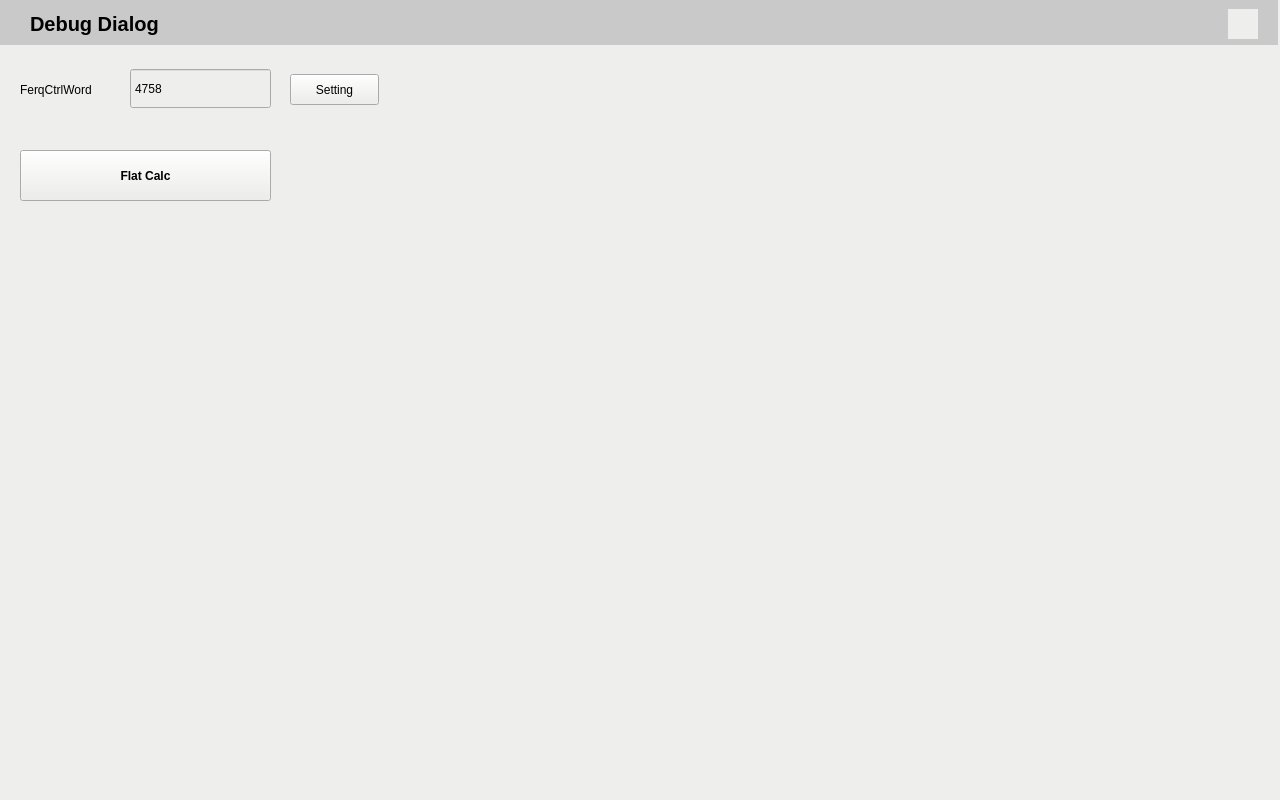
<?xml version="1.0" encoding="UTF-8"?>
<ui version="4.0">
 <class>debugdia</class>
 <widget class="QDialog" name="debugdia">
  <property name="geometry">
   <rect>
    <x>0</x>
    <y>0</y>
    <width>1280</width>
    <height>800</height>
   </rect>
  </property>
  <property name="cursor">
   <cursorShape>ArrowCursor</cursorShape>
  </property>
  <property name="windowTitle">
   <string>Dialog</string>
  </property>
  <property name="styleSheet">
   <string notr="true">background-color: rgba(238, 238, 236,1);</string>
  </property>
  <widget class="QLabel" name="label_2">
   <property name="geometry">
    <rect>
     <x>0</x>
     <y>0</y>
     <width>1278</width>
     <height>45</height>
    </rect>
   </property>
   <property name="styleSheet">
    <string notr="true">background-color: rgba(201, 201, 201,1);</string>
   </property>
   <property name="text">
    <string/>
   </property>
  </widget>
  <widget class="QPushButton" name="pushButton_15">
   <property name="geometry">
    <rect>
     <x>1228</x>
     <y>9</y>
     <width>30</width>
     <height>30</height>
    </rect>
   </property>
   <property name="styleSheet">
    <string notr="true">QPushButton
{
	background-image: url(:/bit/image/btn_close_30_nor.png);
}
QPushButton:pressed
{	
	background-image: url(:/bit/image/btn_close_30_click.png);
}
QPushButton { border-style: flat;}
</string>
   </property>
   <property name="text">
    <string/>
   </property>
   <property name="flat">
    <bool>true</bool>
   </property>
  </widget>
  <widget class="QLabel" name="label_8">
   <property name="geometry">
    <rect>
     <x>30</x>
     <y>13</y>
     <width>261</width>
     <height>22</height>
    </rect>
   </property>
   <property name="font">
    <font>
     <family>Arial</family>
     <pointsize>15</pointsize>
     <weight>75</weight>
     <bold>true</bold>
    </font>
   </property>
   <property name="styleSheet">
    <string notr="true">background-color: rgba(0, 0, 0,0);</string>
   </property>
   <property name="text">
    <string>Debug Dialog</string>
   </property>
  </widget>
  <widget class="QPushButton" name="pushButton">
   <property name="geometry">
    <rect>
     <x>290</x>
     <y>74</y>
     <width>89</width>
     <height>31</height>
    </rect>
   </property>
   <property name="text">
    <string>Setting</string>
   </property>
  </widget>
  <widget class="QLabel" name="label">
   <property name="geometry">
    <rect>
     <x>20</x>
     <y>80</y>
     <width>101</width>
     <height>20</height>
    </rect>
   </property>
   <property name="text">
    <string>FerqCtrlWord</string>
   </property>
  </widget>
  <widget class="QSpinBox" name="spinBox">
   <property name="geometry">
    <rect>
     <x>130</x>
     <y>68</y>
     <width>141</width>
     <height>41</height>
    </rect>
   </property>
   <property name="buttonSymbols">
    <enum>QAbstractSpinBox::NoButtons</enum>
   </property>
   <property name="minimum">
    <number>1</number>
   </property>
   <property name="maximum">
    <number>16383</number>
   </property>
   <property name="value">
    <number>4758</number>
   </property>
  </widget>
  <widget class="QPushButton" name="pushButton_2">
   <property name="geometry">
    <rect>
     <x>20</x>
     <y>150</y>
     <width>251</width>
     <height>51</height>
    </rect>
   </property>
   <property name="font">
    <font>
     <weight>75</weight>
     <bold>true</bold>
    </font>
   </property>
   <property name="text">
    <string>Flat Calc</string>
   </property>
  </widget>
 </widget>
 <resources/>
 <connections/>
</ui>
